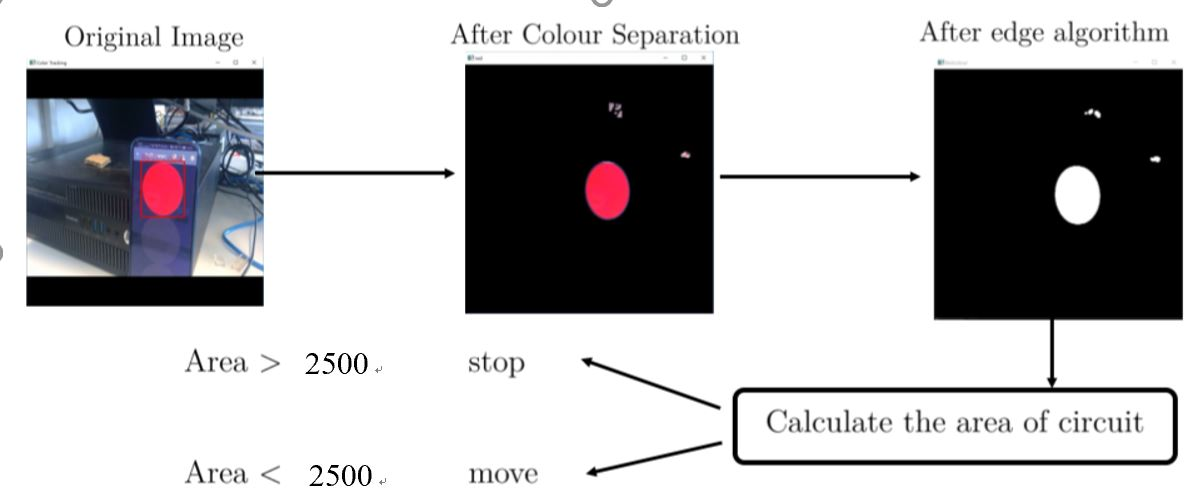
#> input picture image_folder/Traffic_light_detection.JPG, 1194 x 499 px; its folder holds only this picture in this run
$ python -i traffic_light_detection.py   (imports and definitions only)   (older library calls are emulated)
#> lines starting #> are read from the running program, lines starting #| are printed output that depends on the picture; after the words box and inside, x2 and y2 are one past the last pixel; in counts of white or black regions, pixels touching at a corner belong together
#> further down, picture is the input picture: shape (499, 1194, 3); mean B, G, R 181.6, 180, 180.7
### Controller_based_on_Python/config.py
#!/usr/bin/env python


class global_var:
    display = '1'
    angle = '1'
    traffic = 'green'


def set_name(name):
    global_var.display = name


def set_angle(name):
    global_var.angle = name


def set_traffic(name):
    global_var.traffic = name


def get_name():
    return global_var.display


def get_angle():
    return global_var.angle


def get_traffic():
    return global_var.traffic

### Controller_based_on_Python/traffic_light_detection.py
import cv2
import numpy as np
import config
import time
# capturing video through webcam

# cap.set(cv2.cv.CV_CAP_PROP_FRAME_WIDTH,640);
# cap.set(cv2.cv.CV_CAP_PROP_FRAME_HEIGHT, 480);


def traffic_light(img1):
    # img=img1[10:400,200:400] #for rightmost ROI
    # img = img1[30:2000, 500:700]  # for leftmost ROI

    img = cv2.resize(img1,( 600, 600))
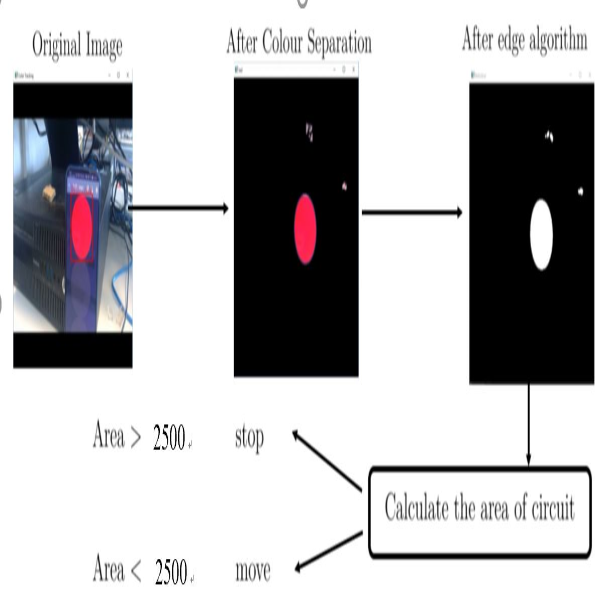
#> img: shape (600, 600, 3); mean B, G, R 181.5, 179.9, 180.7
    # converting frame(img i.e BGR) to HSV (hue-saturation-value)

    hsv = cv2.cvtColor(img, cv2.COLOR_BGR2HSV)
#> hsv: shape (600, 600, 3); mean H, S, V 10.7, 10.2, 182.7

    # definig the range of red color
    red_lower = np.array([156, 43, 46], np.uint8)
    red_upper = np.array([180, 255, 255], np.uint8)

    # defining the Range of green color
    green_lower = np.array([35, 43, 46], np.uint8)
    green_upper = np.array([77, 255, 255], np.uint8)

    # finding the range of red,green color in the image
    red = cv2.inRange(hsv, red_lower, red_upper)
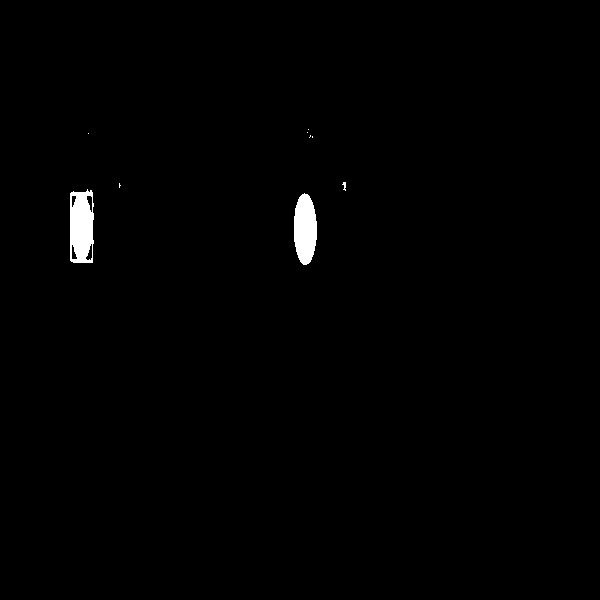
#> red: shape (600, 600); 0.78% white; 9 white regions (6 under 20 px), largest, box (x1, y1, x2, y2) and area: (70, 189, 94, 263) 1485, (294, 193, 317, 265) 1304, (342, 182, 346, 191) 21
    green = cv2.inRange(hsv, green_lower, green_upper)
#> green: shape (600, 600); every value is 0

    # Morphological transformation, Dilation
    kernal = np.ones((5, 5), "uint8")

    red = cv2.dilate(red, kernal)
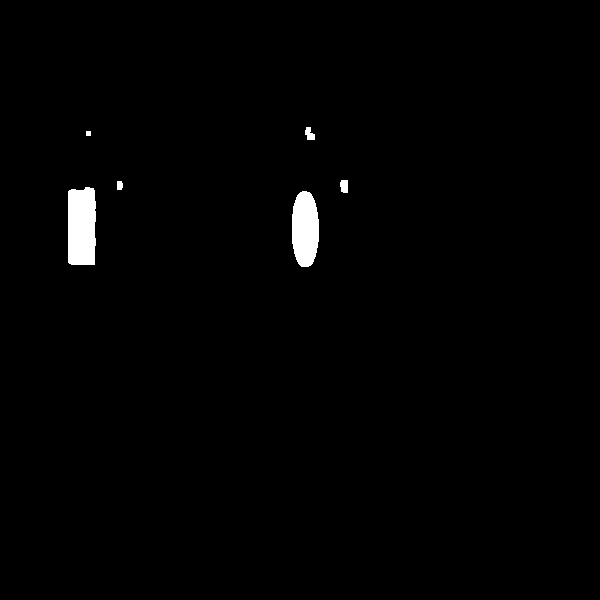
#> red: shape (600, 600); 1.1% white; 6 white regions
    res = cv2.bitwise_and(img, img, mask=red)

    green = cv2.dilate(green, kernal)
    res2 = cv2.bitwise_and(img, img, mask=green)
#> res2: shape (600, 600, 3); every value is 0

    # Tracking the Red Color
    img1, contours, hierarchy = cv2.findContours(red, cv2.RETR_TREE, cv2.CHAIN_APPROX_SIMPLE)
#> contours = 6 contours, 1 with area under 20; largest, box (x1, y1, x2, y2) and area: (68, 187, 96, 265) 1976, (292, 191, 319, 267) 1616, (340, 180, 348, 193) 76, (305, 127, 315, 140) 70, (117, 181, 123, 190) 37
    config.set_traffic('green')
    for pic, contour in enumerate(contours):
        area = cv2.contourArea(contour)
        if (area > 2500):
            x, y, w, h = cv2.boundingRect(contour)
            img = cv2.rectangle(img, (x, y), (x + w, y + h), (0, 0, 255), 2)
            cv2.putText(img, "RED color", (x, y), cv2.FONT_HERSHEY_SIMPLEX, 0.7, (0, 0, 255))
            config.set_traffic('red')
#> this loop made 6 passes
#> area on passes 1, 2, 3, 4, 6: 1616.5, 1975.5, 37, 75.5, 69.5
            # print('stop')

    # Tracking the green Color
    img1, contours, hierarchy = cv2.findContours(green, cv2.RETR_TREE, cv2.CHAIN_APPROX_SIMPLE)
#> contours = []
    for pic, contour in enumerate(contours):
        area = cv2.contourArea(contour)
        if (area > 2500):
            x, y, w, h = cv2.boundingRect(contour)
            img = cv2.rectangle(img, (x, y), (x + w, y + h), (0, 255, 0), 2)
            cv2.putText(img, "Green  color", (x, y), cv2.FONT_HERSHEY_SIMPLEX, 1.0, (0, 255, 0))
            print('green')
#> this loop made 0 passes
            # time.sleep(1)
            # print('fwd')

    # cv2.imshow("Redcolour", red)
    cv2.imshow("Color Tracking", img)
    cv2.moveWindow('Color Tracking', 80, 850)
    # cv2.imshow("red", res)
    #cv2.imshow('green',green)

>>> import cv2
>>> picture = cv2.imread('../image_folder/Traffic_light_detection.JPG')
>>> result = traffic_light(picture)

$ run again, on image_folder/GUI.png
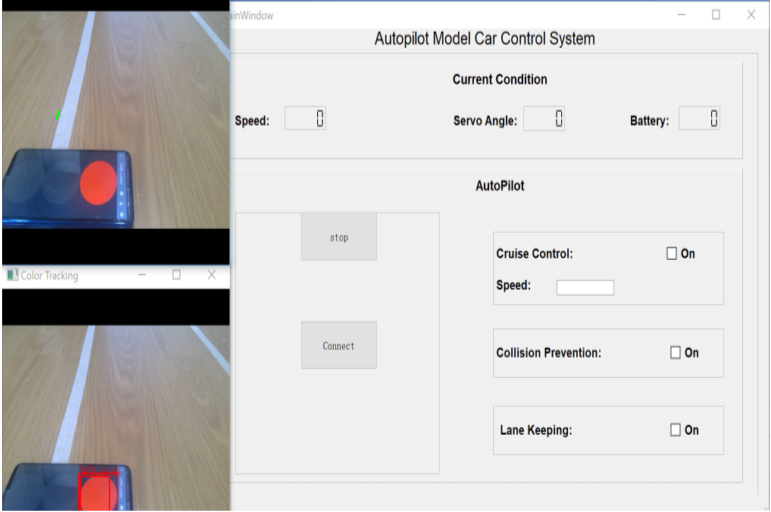
#> input picture image_folder/GUI.png, 771 x 512 px
#> picture is the input picture: shape (512, 771, 3); mean B, G, R 202, 201.9, 203.3
#> in traffic_light, `img = cv2.resize(img1,( 600, 600))`:
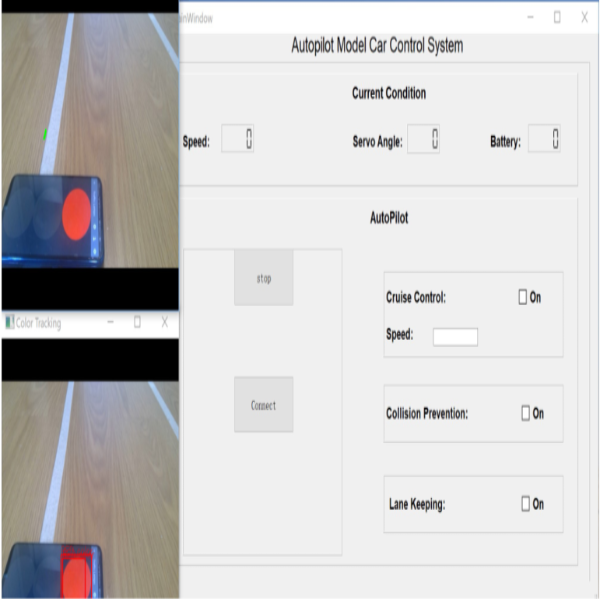
#> img: shape (600, 600, 3); mean B, G, R 201.9, 201.9, 203.2
#> hsv: shape (600, 600, 3); mean H, S, V 17.5, 14.4, 206.7
#> in traffic_light, `red = cv2.dilate(red, kernal)`:
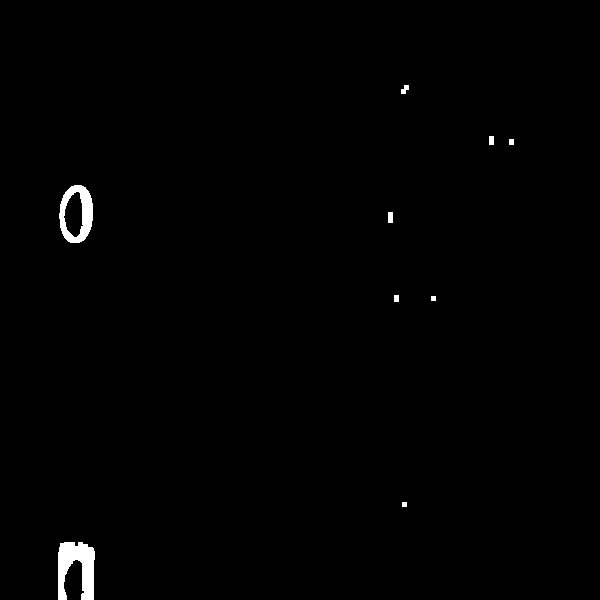
#> red: shape (600, 600); 0.75% white; 9 white regions, largest, box (x1, y1, x2, y2) and area: (58, 542, 95, 600) 1432, (59, 185, 93, 243) 1002, (388, 212, 393, 223) 55
#> in traffic_light, `img1, contours, hierarchy = cv2.findContours(red, cv2.RETR_TREE, cv2.C..`: contours = 10 contours, 2 with area under 20; largest, box (x1, y1, x2, y2) and area: (59, 185, 93, 243) 1528, (58, 542, 95, 600) 1303, (63, 191, 84, 238) 644, (388, 212, 393, 223) 40, (401, 85, 409, 94) 33, (489, 136, 494, 145) 32, (394, 295, 399, 302) 24, (509, 139, 514, 145) 20
#> the loop in traffic_light, `for pic, contour in enumerate(contours):` made 10 passes
#> area on passes 1, 6, 7, 10: 1303, 1527.5, 643.5, 33
#> in traffic_light, `img1, contours, hierarchy = cv2.findContours(green, cv2.RETR_TREE, cv2..`: contours = 2 contours; box (x1, y1, x2, y2) and area: (41, 126, 49, 143) 98, (5, 321, 12, 329) 40
#> the loop in traffic_light, `for pic, contour in enumerate(contours):` made 2 passes
#> (pic, area) on passes 1 to 2: (0, 40.5), (1, 98)
